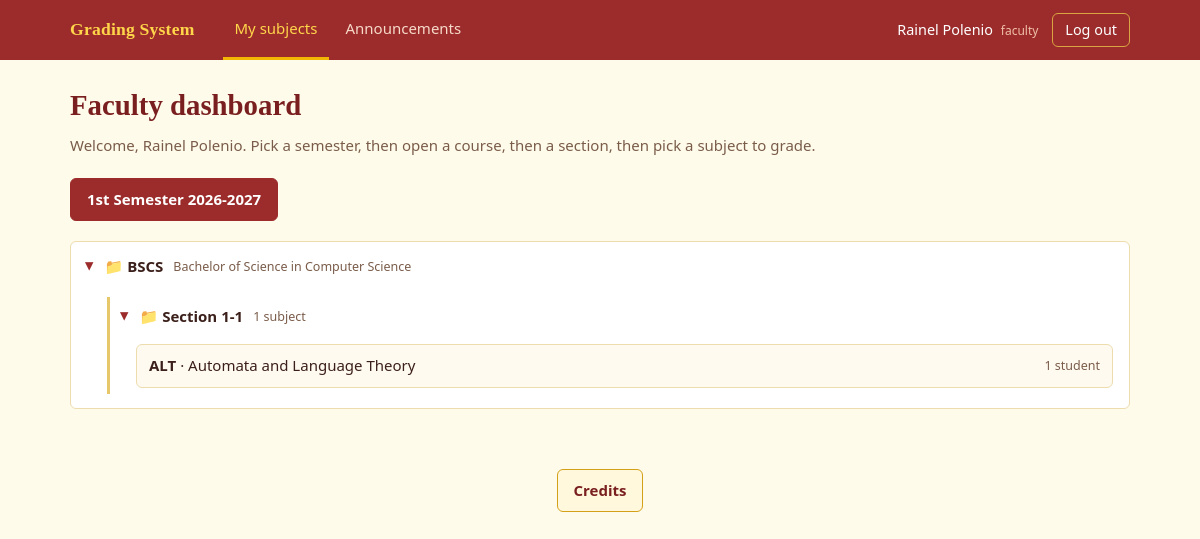
The page /grading/faculty/dashboard.php (signed in) on the database its author committed.
### tables this page shows
CREATE TABLE courses (
  id INT AUTO_INCREMENT PRIMARY KEY,
  code VARCHAR(20)  NOT NULL UNIQUE,
  name VARCHAR(100) NOT NULL
);

CREATE TABLE subjects (
  id INT AUTO_INCREMENT PRIMARY KEY,
  code VARCHAR(20)  NOT NULL UNIQUE,
  name VARCHAR(100) NOT NULL,
  faculty_id INT NULL,
  created_at TIMESTAMP DEFAULT CURRENT_TIMESTAMP,
  FOREIGN KEY (faculty_id) REFERENCES users(id) ON DELETE SET NULL
);

### grading/includes/auth_core.php (called while the page is built, shortened)
<?php
function e($v): string {
  return htmlspecialchars((string)$v, ENT_QUOTES, 'UTF-8');
}
function term_label($sem, $sy): string {
  return (SEMESTERS[(int)$sem] ?? 'Semester') . ' ' . $sy;
}

### grading/faculty/dashboard.php (the view, shortened to what this page needs)
<?php
require '../config/db.php';
$q = $pdo->prepare(
  "SELECT c.id AS course_id, c.code AS course_code, c.name AS course_name, u.section, e.semester, e.school_year,
          s.id AS subject_id, s.code, s.name, COUNT(*) AS students
   FROM enrollments e
   JOIN subjects s ON s.id = e.subject_id
   JOIN users u    ON u.id = e.student_id
   LEFT JOIN courses c ON c.id = u.course_id
   WHERE s.faculty_id = ?
   GROUP BY e.school_year, e.semester, c.id, c.code, c.name, u.section, s.id, s.code, s.name
   ORDER BY e.school_year DESC, e.semester DESC, c.code IS NULL, c.code, u.section IS NULL, u.section, s.code"
);
$q->execute([$_SESSION['user_id']]);
$tree = [];
foreach ($q->fetchAll() as $r) {
  $tk = $r['school_year'] . '|' . $r['semester'];
  $ck = (int)($r['course_id'] ?? 0);
  $sk = (string)($r['section'] ?? '');
  $tree[$tk]['label'] = term_label($r['semester'], $r['school_year']);
  $tree[$tk]['courses'][$ck]['code'] = $r['course_code'] ?? 'No course assigned';
  $tree[$tk]['courses'][$ck]['name'] = $r['course_name'] ?? '';
  $tree[$tk]['courses'][$ck]['sections'][$sk][] = $r;
}
$termList = [];
foreach ($pdo->query("SELECT semester, school_year FROM terms")->fetchAll() as $t) {
  $termList[$t['school_year'] . '|' . $t['semester']] = term_label($t['semester'], $t['school_year']);
}
krsort($termList);
$want = ($_GET['school_year'] ?? '') . '|' . (int)($_GET['semester'] ?? 0);
if (isset($termList[$want])) {
  $selected = $want;
} else {
  $selected = null;
  foreach (array_keys($termList) as $k) { if (isset($tree[$k])) { $selected = $k; break; } }
}
$term = $selected !== null ? ($tree[$selected] ?? null) : null;
require '../includes/header.php';
?>
<div class="page-head">
  <div>
    <h1>Faculty dashboard</h1>
    <p class="muted">Welcome, <?= e($_SESSION['name']) ?>. Pick a semester, then open a course, then a section, then pick a subject to grade.</p>
  </div>
</div>
<?php if ($termList): ?>
<div style="display:flex;gap:10px;flex-wrap:wrap;margin-bottom:20px">
  <?php foreach ($termList as $k => $label): [$ksy, $ksem] = explode('|', $k); ?>
    <a class="btn <?= $k === $selected ? '' : 'btn-light' ?>"
       href="dashboard.php?<?= e(http_build_query(['semester' => $ksem, 'school_year' => $ksy])) ?>"><?= e($label) ?></a>
  <?php endforeach; ?>
</div>
<?php endif; ?>
<?php if ($term): $first = true; foreach ($term['courses'] as $cid => $course): ?>
  <details class="folder" <?= $first ? 'open' : '' ?>>
    <summary>
      <span>📁 <?= e($course['code']) ?></span>
      <small><?= e($course['name']) ?></small>
    </summary>
    <div class="folder-body">
      <?php foreach ($course['sections'] as $sec => $subjects): ?>
        <details class="folder sub" <?= $first ? 'open' : '' ?>>
          <summary><span>📁 <?= $sec === '' ? 'No section' : 'Section ' . e($sec) ?></span>
            <small><?= count($subjects) ?> subject<?= count($subjects) == 1 ? '' : 's' ?></small>
          </summary>
          <div class="folder-body">
            <?php foreach ($subjects as $s):
              $href = 'grade.php?' . http_build_query([
                'subject'     => $s['subject_id'],
                'course'      => $cid ?: '',
                'section'     => $sec,
                'semester'    => $s['semester'],
                'school_year' => $s['school_year'],
              ]); ?>
              <a class="subject-row" href="<?= e($href) ?>">
                <span><b><?= e($s['code']) ?></b> · <?= e($s['name']) ?></span>
                <small><?= (int)$s['students'] ?> student<?= $s['students'] == 1 ? '' : 's' ?></small>
              </a>
            <?php endforeach; ?>
          </div>
        </details>
      <?php endforeach; ?>
    </div>
  </details>
  <?php $first = false; endforeach; endif; ?>
<?php require '../includes/footer.php'; ?>

### grading/assets/colors.css (style rules this page uses)
:root { --page-bg: #fffbea; --page-text: #3b1f1a; --heading-text: #7a1f1f; --muted-text: #7a5c4a; --link: #9c2c2c; --topbar-bg: #9c2c2c; --topbar-brand: #ffd54a; --topbar-link: #f6d9c8; --topbar-link-hover: #ffffff; --topbar-link-active: #ffd54a; --topbar-link-active-line: #f2b705; --topbar-user: #ffffff; --topbar-role: #f0c0a8; --logout-text: #ffffff; --logout-border: #d9a441; --logout-hover-bg: #7a1f1f; --panel-bg: #ffffff; --panel-border: #ecdcae; --stat-bg: #fffdf5; --stat-border: #ecdcae; --stat-accent: #d4a017; --stat-label: #7a5c4a; --summary-label: #7a5c4a; --subject-card-bg: #ffffff; --subject-card-border: #ecdcae; --subject-card-accent: #9c2c2c; --subject-card-hover-border:#d4a017; --folder-bg: #ffffff; --folder-border: #ecdcae; --folder-arrow: #9c2c2c; --folder-sub-line: #e6c76a; --subject-row-bg: #fffaf0; --subject-row-border: #ecdcae; --subject-row-hover-border: #d4a017; --table-head-bg: #fbefc4; --table-head-text: #6b2a1c; --table-text: #3b1f1a; --table-line: #f0e2b8; --table-row-hover: #fff6d6; --table-empty-text: #7a5c4a; --field-label: #6b4a3a; --input-bg: #ffffff; --input-text: #3b1f1a; --input-border: #d9c58a; --input-focus-border: #9c2c2c; --focus-ring: #f2c230; --btn-bg: #9c2c2c; --btn-text: #ffffff; --btn-border: #9c2c2c; --btn-hover-bg: #7a1f1f; --btn-light-bg: #fff8dc; --btn-light-text: #7a1f1f; --btn-light-border: #d4a017; --btn-light-hover-bg: #fbe9a6; --btn-danger-bg: #ffffff; --btn-danger-text: #b3261e; --btn-danger-border: #e3a9a3; --btn-danger-hover-bg: #b3261e; --btn-danger-hover-text: #ffffff; --btn-danger-hover-border: #b3261e; --badge-passed-bg: #e3f1d6; --badge-passed-text: #2f6b1f; --badge-failed-bg: #fbe0dc; --badge-failed-text: #a1241b; --badge-incomplete-bg: #fff0b8; --badge-incomplete-text: #7a5200; --role-bg: #fbeab0; --role-text: #6b2a1c; --flash-ok-bg: #e8f3d9; --flash-ok-text: #2f6b1f; --flash-ok-border: #b9d99a; --flash-error-bg: #fde3df; --flash-error-text: #a1241b; --flash-error-border: #eeb0a8; --guest-bg: #7a1f1f; --auth-card-bg: #fffdf5; --auth-card-text: #3b1f1a; --announce-info-bg: #fff4cc; --announce-info-border: #e6c76a; --announce-info-text: #6b4a00; --announce-maint-bg: #ffe9d2; --announce-maint-border: #f0b27a; --announce-maint-text: #7a3e00; --announce-urgent-bg: #fde3df; --announce-urgent-border: #eeb0a8; --announce-urgent-text: #a1241b; --announce-body: #3b1f1a; --announce-meta: #7a5c4a; }

### grading/assets/style.css (style rules this page uses)
:root { --radius:6px }
* { box-sizing:border-box }
body { margin:0;background:var(--page-bg);color:var(--page-text); font:15px/1.55 "Segoe UI",system-ui,-apple-system,"Helvetica Neue",Arial,sans-serif }
h1,h2,h3 { font-family:Georgia,"Times New Roman",serif;font-weight:700;line-height:1.2;margin:0 0 .4em;color:var(--heading-text) }
h1 { font-size:1.8rem }
a { color:var(--link) }
small,.muted { color:var(--muted-text) }
.page-head { display:flex;justify-content:space-between;align-items:flex-end;gap:16px;flex-wrap:wrap;margin-bottom:20px }
.page-head p { margin:0 }
button,.btn { font:inherit;font-weight:600;cursor:pointer;border:1px solid var(--btn-border);background:var(--btn-bg);color:var(--btn-text);padding:9px 16px;border-radius:var(--radius);text-decoration:none;display:inline-block }
.folder { background:var(--folder-bg);border:1px solid var(--folder-border);border-radius:var(--radius);margin-bottom:12px }
.folder > summary { cursor:pointer;padding:13px 16px;font-weight:600;list-style:none;display:flex;align-items:center;gap:10px }
.folder > summary::before { content:"\25B8";color:var(--folder-arrow);transition:transform .15s }
.folder[open] > summary::before { transform:rotate(90deg) }
.folder > summary small { font-weight:400 }
.folder-body { padding:0 16px 14px 36px }
.folder.sub { border:0;border-left:3px solid var(--folder-sub-line);border-radius:0;margin:6px 0 0;background:transparent }
.folder.sub > summary { padding:8px 12px }
.folder.sub .folder-body { padding:0 0 6px 26px }
.subject-row { display:flex;justify-content:space-between;align-items:center;gap:12px;padding:9px 12px;border:1px solid var(--subject-row-border);border-radius:var(--radius);margin-top:8px;text-decoration:none;color:inherit;background:var(--subject-row-bg) }

### rows shown on the page
courses: code "BSCS", name "Bachelor of Science in Computer Science", sec "1-1", count($subjects) "1", subjects.code "ALT", subjects.name "Automata and Language Theory", students "1"

### other values the page prints
$label "My subjects"
$label "Announcements"
$_SESSION['name'] "Rainel Polenio"
$role "faculty"
$label "1st Semester 2026-2027"
